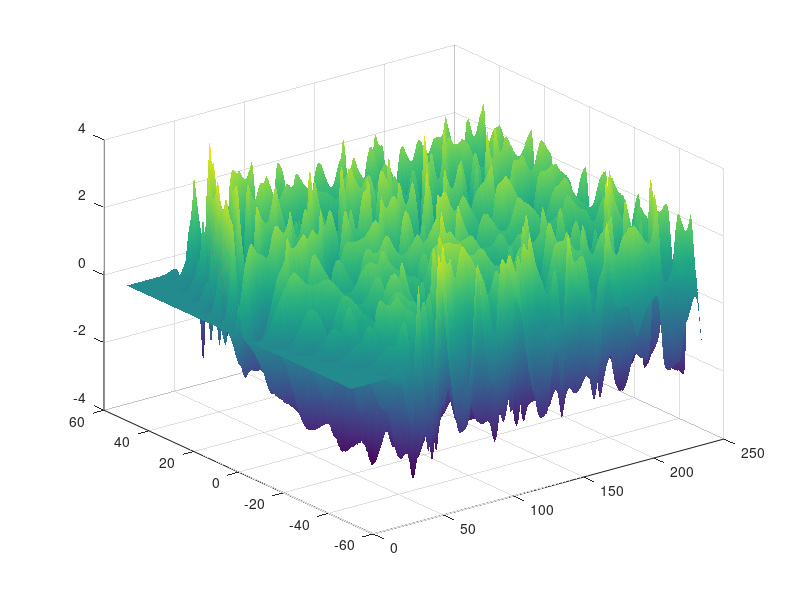

This chart was generated by the following MATLAB code: (Note: this script raises an error after producing the figure.)
%Kuramoto-Sivashinky equation
%it evolves into chaos
clear all;
clc;
%set up grid and initial data
N = 2^8;
x=(32*pi/N)*(-N/2:N/2-1)';%periodic grid
%u0 = cos(x/16).*(1+sin(x/16)); %paper IC
u0 = exp(-x.^2); %trefethen IC
w = fft(u0);
clf,drawnow

dt=1/40;
k = [0:N/2-1 0 -N/2+1:-1]'/16; 
k2 = k.^2;%kuramoto
k4 = k.^4; %kuramoto
Lop = (k2-k4);%kuramoto LOP obtained via FFT

%solve PDE and plot
uu = u0; tt = 0;
tmax = 250; nmax = round(tmax/dt); nplt = floor((tmax/375)/dt);

nmax=round(tmax/dt);
h=waitbar(0,'please wait...');
for n=1:nmax
    t=n*dt;
    g=-.5i*k*dt;%kuramoto
    E=exp(dt*Lop/2); E2=E.^2;
    a=g.*fft(real(ifft(w)).^2);
    b=g.*fft(real(ifft(E.*(w+a/2))).^2);
    c=g.*fft(real(ifft(E.*w+b/2)).^2);
    d=g.*fft(real(ifft(E2.*w+E.*c)).^2);
    w=E2.*w+(E2.*a+2*E.*(b+c)+d)/6;
     if mod(n,nplt)==0 
          u0 = real(ifft(w));
          uu = [uu,u0]; tt = [tt,t];
     end
end

surf(tt,x,uu), shading interp, lighting phong, axis tight
view([-90 90]), colormap(winter); set(gca,'zlim',[-5 50])
light('color',[0 1 1],'position',[1,1,1]) %cyan[0 1 1]
material shiny
xlabel t, ylabel x
title('Kuramoto-Sivashinky Equation for $u_{0}=e^{-x^{2}}$','interpreter','latex');